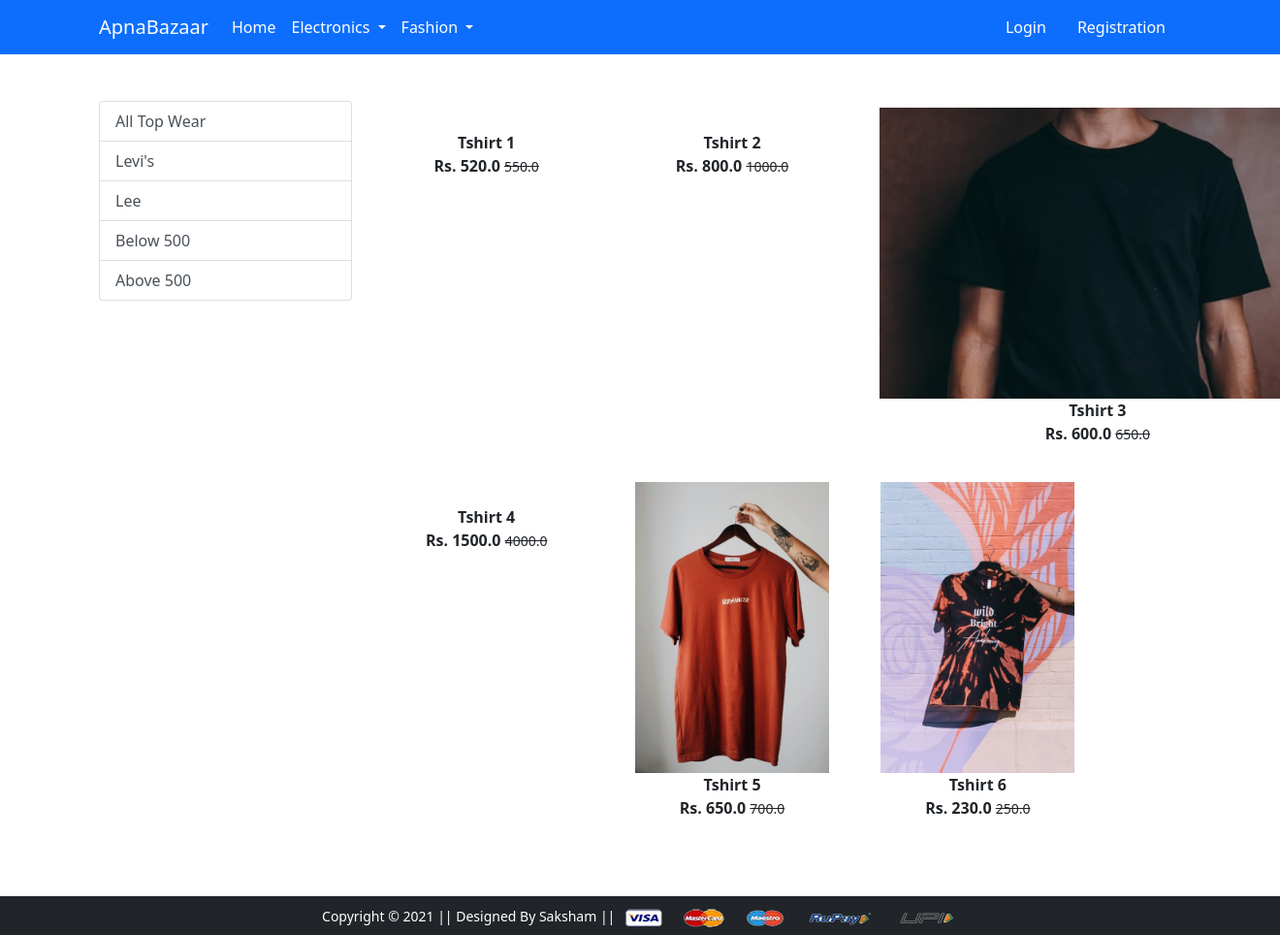
Screenshot of /topwear/ with the database file from the repository.
### app/models.py (models this page shows, shortened)
class Product(models.Model):
    title = models.CharField(max_length=100)
    selling_price = models.FloatField()
    discounted_price = models.FloatField()
    description = models.TextField()
    brand = models.CharField(max_length=100)
    category = models.CharField(choices=CATEGORY_CHOICES, max_length=2)
    product_image = models.ImageField(upload_to='productimg')

### app/views.py (the view)
# urls.py: path('topwear/', views.topwear, name='topwear'),
def topwear(request,data=None):
    totalitem = 0
    if data==None:
        topwears=Product.objects.filter(category='TW')
    elif data=='levis' or data=='lee':
        topwears=Product.objects.filter(category='TW').filter(brand=data)
    elif data=='below':
        topwears=Product.objects.filter(category='TW').filter(discounted_price__lt=500)
    elif data=='above':
        topwears=Product.objects.filter(category='TW').filter(discounted_price__gt=500)
    if request.user.is_authenticated:
        totalitem=len(Cart.objects.filter(user=request.user))
    return render(request, 'app/topwear.html',{'topwears':topwears,'totalitem':totalitem})

### app/templates/app/topwear.html (shortened to what this page needs)
{% extends 'app/base.html' %}
{% load static %}
{% block main-content %}
<div class="container my-5">
 <div class="row">
  <div class="col-sm-3">
   <div class="list-group">
        <a href="{% url 'topwear' %}" class="list-group-item list-group-item-action" aria-current="true">All Top Wear</a>
        <a href="{% url 'topweardata' 'levis' %}" class="list-group-item list-group-item-action" aria-current="true">Levi's</a>
        <a href="{% url 'topweardata' 'lee' %}" class="list-group-item list-group-item-action" aria-current="true">Lee</a>
        <a href="{% url 'topweardata' 'below' %}" class="list-group-item list-group-item-action" aria-current="true">Below 500</a>
        <a href="{% url 'topweardata' 'above' %}" class="list-group-item list-group-item-action" aria-current="true">Above 500</a>
    </div>
  </div>
  <div class="col-sm-8">
      <div class="row">
          {% for product in topwears %}
          <div class="col-sm-4 text-center mb-4">
              <a href="{% url 'product-detail' product.id %}" class="btn">
                  <div class="item">
                      <img src="{{product.product_image.url}}" alt="" height="300">
                      <div class="fw-bold">{{product.title}}</div>
                      <div class="fw-bold">Rs. {{product.discounted_price}}
                        <small class="fw-light text-decoration-line-through">{{product.selling_price}}</small>
                      </div>
                  </div>
              </a>
          </div>
          {% endfor %}
      </div>
  </div>
 </div>
</div>
{% endblock main-content %}

### rows the page displays
Product: title "Tshirt 1", discounted_price "520.0", selling_price "550.0"
Product: title "Tshirt 2", discounted_price "800.0", selling_price "1000.0"
Product: product_image (picture), title "Tshirt 3", discounted_price "600.0", selling_price "650.0"
Product: title "Tshirt 4", discounted_price "1500.0", selling_price "4000.0"
Product: product_image (picture), title "Tshirt 5", discounted_price "650.0", selling_price "700.0"
Product: product_image (picture), title "Tshirt 6", discounted_price "230.0", selling_price "250.0"
